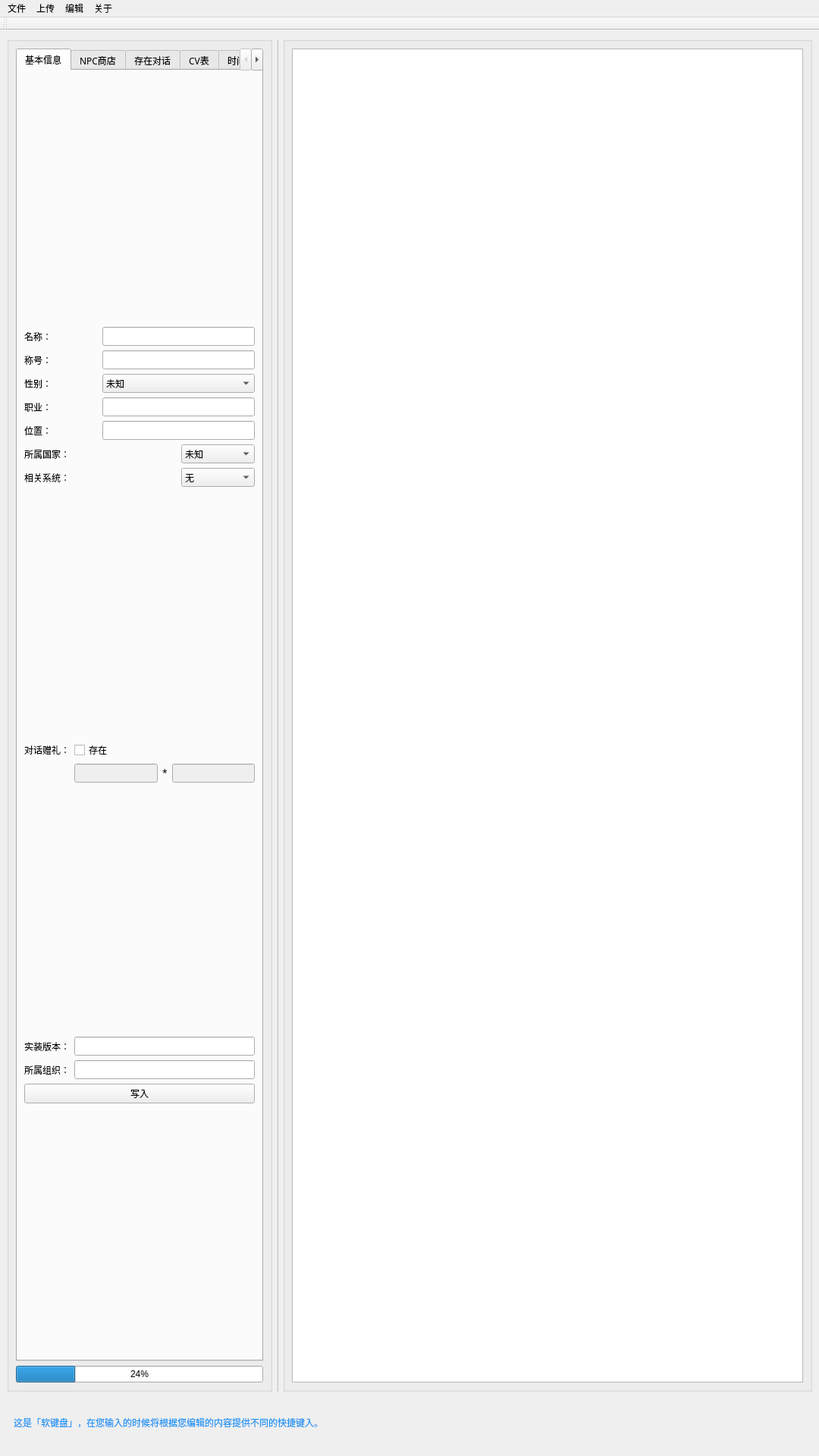
<?xml version="1.0" encoding="UTF-8"?>
<ui version="4.0">
 <class>WorkingArea</class>
 <widget class="QMainWindow" name="WorkingArea">
  <property name="geometry">
   <rect>
    <x>0</x>
    <y>0</y>
    <width>1080</width>
    <height>1920</height>
   </rect>
  </property>
  <property name="sizePolicy">
   <sizepolicy hsizetype="Minimum" vsizetype="Minimum">
    <horstretch>0</horstretch>
    <verstretch>0</verstretch>
   </sizepolicy>
  </property>
  <property name="windowTitle">
   <string>NPC图鉴编辑工具</string>
  </property>
  <property name="styleSheet">
   <string notr="true"/>
  </property>
  <widget class="QWidget" name="centralwidget">
   <property name="sizePolicy">
    <sizepolicy hsizetype="Maximum" vsizetype="Maximum">
     <horstretch>0</horstretch>
     <verstretch>0</verstretch>
    </sizepolicy>
   </property>
   <layout class="QGridLayout" name="gridLayout_2">
    <item row="0" column="0">
     <layout class="QGridLayout" name="gridLayout">
      <item row="1" column="0" colspan="3">
       <widget class="QStackedWidget" name="toolbar">
        <property name="sizePolicy">
         <sizepolicy hsizetype="MinimumExpanding" vsizetype="Preferred">
          <horstretch>0</horstretch>
          <verstretch>0</verstretch>
         </sizepolicy>
        </property>
        <property name="maximumSize">
         <size>
          <width>16777215</width>
          <height>70</height>
         </size>
        </property>
        <property name="styleSheet">
         <string notr="true"/>
        </property>
        <widget class="QWidget" name="page">
         <layout class="QGridLayout" name="gridLayout_11">
          <item row="0" column="0">
           <widget class="QLabel" name="label_27">
            <property name="styleSheet">
             <string notr="true">font: 9pt &quot;Source Han Serif SC&quot;;
color: rgb(33, 150, 243);</string>
            </property>
            <property name="text">
             <string>这是「软键盘」，在您输入的时候将根据您编辑的内容提供不同的快捷键入。</string>
            </property>
           </widget>
          </item>
         </layout>
        </widget>
        <widget class="QWidget" name="page_2"/>
       </widget>
      </item>
      <item row="0" column="2">
       <widget class="QGroupBox" name="code">
        <property name="sizePolicy">
         <sizepolicy hsizetype="Preferred" vsizetype="Preferred">
          <horstretch>0</horstretch>
          <verstretch>0</verstretch>
         </sizepolicy>
        </property>
        <property name="styleSheet">
         <string notr="true"/>
        </property>
        <property name="title">
         <string/>
        </property>
        <layout class="QGridLayout" name="gridLayout_3">
         <item row="0" column="2">
          <widget class="QTextEdit" name="code_output">
           <property name="sizePolicy">
            <sizepolicy hsizetype="Preferred" vsizetype="MinimumExpanding">
             <horstretch>0</horstretch>
             <verstretch>0</verstretch>
            </sizepolicy>
           </property>
           <property name="styleSheet">
            <string notr="true">font: 9pt &quot;Source Han Serif SC&quot;;</string>
           </property>
          </widget>
         </item>
        </layout>
       </widget>
      </item>
      <item row="0" column="0">
       <widget class="QGroupBox" name="toolbox_container">
        <property name="sizePolicy">
         <sizepolicy hsizetype="Maximum" vsizetype="Preferred">
          <horstretch>0</horstretch>
          <verstretch>0</verstretch>
         </sizepolicy>
        </property>
        <property name="maximumSize">
         <size>
          <width>350</width>
          <height>16777215</height>
         </size>
        </property>
        <property name="styleSheet">
         <string notr="true"/>
        </property>
        <property name="title">
         <string/>
        </property>
        <layout class="QGridLayout" name="gridLayout_4">
         <item row="2" column="0">
          <widget class="QProgressBar" name="progressBar">
           <property name="styleSheet">
            <string notr="true">font: 25 9pt &quot;Source Han Serif SC&quot;;</string>
           </property>
           <property name="value">
            <number>24</number>
           </property>
          </widget>
         </item>
         <item row="1" column="0">
          <widget class="QTabWidget" name="toolbox">
           <property name="sizePolicy">
            <sizepolicy hsizetype="MinimumExpanding" vsizetype="MinimumExpanding">
             <horstretch>0</horstretch>
             <verstretch>0</verstretch>
            </sizepolicy>
           </property>
           <property name="font">
            <font>
             <family>Source Han Serif SC</family>
             <pointsize>9</pointsize>
             <weight>50</weight>
             <italic>false</italic>
             <bold>false</bold>
            </font>
           </property>
           <property name="styleSheet">
            <string notr="true">font: 9pt &quot;Source Han Serif SC&quot;;</string>
           </property>
           <property name="currentIndex">
            <number>0</number>
           </property>
           <widget class="QWidget" name="basic_info">
            <attribute name="title">
             <string>基本信息</string>
            </attribute>
            <layout class="QVBoxLayout" name="verticalLayout_2">
             <item>
              <layout class="QGridLayout" name="gridLayout_5">
               <item row="0" column="0">
                <widget class="QLabel" name="label">
                 <property name="font">
                  <font>
                   <family>Source Han Serif SC</family>
                   <pointsize>9</pointsize>
                   <weight>50</weight>
                   <italic>false</italic>
                   <bold>false</bold>
                  </font>
                 </property>
                 <property name="styleSheet">
                  <string notr="true">font: 9pt &quot;Source Han Serif SC&quot;;</string>
                 </property>
                 <property name="text">
                  <string>名称：</string>
                 </property>
                </widget>
               </item>
               <item row="0" column="1" colspan="2">
                <widget class="QLineEdit" name="name_input"/>
               </item>
               <item row="1" column="0">
                <widget class="QLabel" name="label_2">
                 <property name="styleSheet">
                  <string notr="true">font: 9pt &quot;Source Han Serif SC&quot;;</string>
                 </property>
                 <property name="text">
                  <string>称号：</string>
                 </property>
                </widget>
               </item>
               <item row="1" column="1" colspan="2">
                <widget class="QLineEdit" name="nickname_input"/>
               </item>
               <item row="2" column="0">
                <widget class="QLabel" name="label_3">
                 <property name="styleSheet">
                  <string notr="true">font: 9pt &quot;Source Han Serif SC&quot;;</string>
                 </property>
                 <property name="text">
                  <string>性别：</string>
                 </property>
                </widget>
               </item>
               <item row="2" column="1" colspan="2">
                <widget class="QComboBox" name="gender_input">
                 <property name="styleSheet">
                  <string notr="true">font: 9pt &quot;Source Han Serif SC&quot;;</string>
                 </property>
                 <item>
                  <property name="text">
                   <string>未知</string>
                  </property>
                 </item>
                 <item>
                  <property name="text">
                   <string>男</string>
                  </property>
                 </item>
                 <item>
                  <property name="text">
                   <string>女</string>
                  </property>
                 </item>
                </widget>
               </item>
               <item row="3" column="0">
                <widget class="QLabel" name="label_4">
                 <property name="styleSheet">
                  <string notr="true">font: 9pt &quot;Source Han Serif SC&quot;;</string>
                 </property>
                 <property name="text">
                  <string>职业：</string>
                 </property>
                </widget>
               </item>
               <item row="3" column="1" colspan="2">
                <widget class="QLineEdit" name="job_input"/>
               </item>
               <item row="4" column="0">
                <widget class="QLabel" name="label_5">
                 <property name="styleSheet">
                  <string notr="true">font: 9pt &quot;Source Han Serif SC&quot;;</string>
                 </property>
                 <property name="text">
                  <string>位置：</string>
                 </property>
                </widget>
               </item>
               <item row="4" column="1" colspan="2">
                <widget class="QLineEdit" name="location_input"/>
               </item>
               <item row="5" column="0" colspan="2">
                <widget class="QLabel" name="label_6">
                 <property name="styleSheet">
                  <string notr="true">font: 9pt &quot;Source Han Serif SC&quot;;</string>
                 </property>
                 <property name="text">
                  <string>所属国家：</string>
                 </property>
                </widget>
               </item>
               <item row="5" column="2">
                <widget class="QComboBox" name="country_input">
                 <property name="styleSheet">
                  <string notr="true">font: 9pt &quot;Source Han Serif SC&quot;;</string>
                 </property>
                 <item>
                  <property name="text">
                   <string>未知</string>
                  </property>
                 </item>
                 <item>
                  <property name="text">
                   <string>蒙德</string>
                  </property>
                 </item>
                 <item>
                  <property name="text">
                   <string>璃月</string>
                  </property>
                 </item>
                 <item>
                  <property name="text">
                   <string>稻妻</string>
                  </property>
                 </item>
                 <item>
                  <property name="text">
                   <string>须弥</string>
                  </property>
                 </item>
                 <item>
                  <property name="text">
                   <string>枫丹</string>
                  </property>
                 </item>
                 <item>
                  <property name="text">
                   <string>纳塔</string>
                  </property>
                 </item>
                 <item>
                  <property name="text">
                   <string>至冬</string>
                  </property>
                 </item>
                </widget>
               </item>
               <item row="6" column="0" colspan="2">
                <widget class="QLabel" name="label_7">
                 <property name="styleSheet">
                  <string notr="true">font: 9pt &quot;Source Han Serif SC&quot;;</string>
                 </property>
                 <property name="text">
                  <string>相关系统：</string>
                 </property>
                </widget>
               </item>
               <item row="6" column="2">
                <widget class="QComboBox" name="system_input">
                 <property name="styleSheet">
                  <string notr="true">font: 9pt &quot;Source Han Serif SC&quot;;</string>
                 </property>
                 <item>
                  <property name="text">
                   <string>无</string>
                  </property>
                 </item>
                 <item>
                  <property name="text">
                   <string>委托</string>
                  </property>
                 </item>
                 <item>
                  <property name="text">
                   <string>声望</string>
                  </property>
                 </item>
                 <item>
                  <property name="text">
                   <string>活动</string>
                  </property>
                 </item>
                 <item>
                  <property name="text">
                   <string>商店</string>
                  </property>
                 </item>
                 <item>
                  <property name="text">
                   <string>烹饪</string>
                  </property>
                 </item>
                 <item>
                  <property name="text">
                   <string>尘歌壶</string>
                  </property>
                 </item>
                </widget>
               </item>
              </layout>
             </item>
             <item>
              <layout class="QGridLayout" name="gridLayout_6">
               <item row="0" column="0">
                <widget class="QLabel" name="label_8">
                 <property name="styleSheet">
                  <string notr="true">font: 9pt &quot;Source Han Serif SC&quot;;</string>
                 </property>
                 <property name="text">
                  <string>对话赠礼：</string>
                 </property>
                </widget>
               </item>
               <item row="0" column="1" colspan="3">
                <widget class="QCheckBox" name="exist_dialog_judge">
                 <property name="styleSheet">
                  <string notr="true">font: 9pt &quot;Source Han Serif SC&quot;;</string>
                 </property>
                 <property name="text">
                  <string>存在</string>
                 </property>
                </widget>
               </item>
               <item row="1" column="1">
                <widget class="QLineEdit" name="gift_name_input">
                 <property name="enabled">
                  <bool>false</bool>
                 </property>
                </widget>
               </item>
               <item row="1" column="2">
                <widget class="QLabel" name="label_9">
                 <property name="styleSheet">
                  <string notr="true">font: 25 9pt &quot;Source Han Serif SC&quot;;</string>
                 </property>
                 <property name="text">
                  <string>*</string>
                 </property>
                </widget>
               </item>
               <item row="1" column="3">
                <widget class="QLineEdit" name="gift_num_input">
                 <property name="enabled">
                  <bool>false</bool>
                 </property>
                </widget>
               </item>
              </layout>
             </item>
             <item>
              <layout class="QGridLayout" name="gridLayout_7">
               <item row="0" column="0">
                <widget class="QLabel" name="label_10">
                 <property name="styleSheet">
                  <string notr="true">font: 9pt &quot;Source Han Serif SC&quot;;</string>
                 </property>
                 <property name="text">
                  <string>实装版本：</string>
                 </property>
                </widget>
               </item>
               <item row="0" column="1">
                <widget class="QLineEdit" name="version_input"/>
               </item>
               <item row="1" column="0">
                <widget class="QLabel" name="label_11">
                 <property name="styleSheet">
                  <string notr="true">font: 9pt &quot;Source Han Serif SC&quot;;</string>
                 </property>
                 <property name="text">
                  <string>所属组织：</string>
                 </property>
                </widget>
               </item>
               <item row="1" column="1">
                <widget class="QLineEdit" name="org_input"/>
               </item>
               <item row="2" column="0" colspan="2">
                <widget class="QPushButton" name="write_basic_info">
                 <property name="styleSheet">
                  <string notr="true">font: 9pt &quot;Source Han Serif SC&quot;;</string>
                 </property>
                 <property name="text">
                  <string>写入</string>
                 </property>
                </widget>
               </item>
              </layout>
             </item>
            </layout>
           </widget>
           <widget class="QWidget" name="store_info">
            <attribute name="title">
             <string>NPC商店</string>
            </attribute>
            <layout class="QGridLayout" name="gridLayout_8">
             <item row="0" column="0">
              <widget class="QTabWidget" name="npc_store_container">
               <property name="styleSheet">
                <string notr="true">font: 9pt &quot;Source Han Serif SC&quot;;</string>
               </property>
               <property name="currentIndex">
                <number>0</number>
               </property>
               <widget class="QWidget" name="single_currency">
                <attribute name="title">
                 <string>通用</string>
                </attribute>
                <layout class="QVBoxLayout" name="verticalLayout">
                 <item>
                  <widget class="QCheckBox" name="store_exist_normal">
                   <property name="styleSheet">
                    <string notr="true">font: 9pt &quot;Source Han Serif SC&quot;;</string>
                   </property>
                   <property name="text">
                    <string>存在商店</string>
                   </property>
                  </widget>
                 </item>
                 <item>
                  <layout class="QGridLayout" name="gridLayout_9">
                   <item row="0" column="0">
                    <widget class="QLabel" name="label_12">
                     <property name="font">
                      <font>
                       <family>Source Han Serif SC</family>
                       <pointsize>9</pointsize>
                       <weight>50</weight>
                       <italic>false</italic>
                       <bold>false</bold>
                      </font>
                     </property>
                     <property name="styleSheet">
                      <string notr="true">font: 9pt &quot;Source Han Serif SC&quot;;</string>
                     </property>
                     <property name="text">
                      <string>商品名：</string>
                     </property>
                    </widget>
                   </item>
                   <item row="0" column="1">
                    <widget class="QLineEdit" name="commodity_name_input">
                     <property name="enabled">
                      <bool>false</bool>
                     </property>
                    </widget>
                   </item>
                   <item row="1" column="0">
                    <widget class="QLabel" name="label_13">
                     <property name="styleSheet">
                      <string notr="true">font: 9pt &quot;Source Han Serif SC&quot;;</string>
                     </property>
                     <property name="text">
                      <string>最小销售单元：</string>
                     </property>
                    </widget>
                   </item>
                   <item row="1" column="1">
                    <widget class="QLineEdit" name="min_sale_unit_input">
                     <property name="enabled">
                      <bool>false</bool>
                     </property>
                    </widget>
                   </item>
                   <item row="2" column="0">
                    <widget class="QLabel" name="label_14">
                     <property name="styleSheet">
                      <string notr="true">font: 9pt &quot;Source Han Serif SC&quot;;</string>
                     </property>
                     <property name="text">
                      <string>交换物：</string>
                     </property>
                    </widget>
                   </item>
                   <item row="2" column="1">
                    <widget class="QLineEdit" name="exchanger_norm_input">
                     <property name="enabled">
                      <bool>false</bool>
                     </property>
                    </widget>
                   </item>
                   <item row="3" column="0">
                    <widget class="QLabel" name="label_15">
                     <property name="styleSheet">
                      <string notr="true">font: 9pt &quot;Source Han Serif SC&quot;;</string>
                     </property>
                     <property name="text">
                      <string>价格：</string>
                     </property>
                    </widget>
                   </item>
                   <item row="3" column="1">
                    <widget class="QLineEdit" name="price_norm_input">
                     <property name="enabled">
                      <bool>false</bool>
                     </property>
                    </widget>
                   </item>
                   <item row="4" column="0">
                    <widget class="QLabel" name="label_16">
                     <property name="styleSheet">
                      <string notr="true">font: 9pt &quot;Source Han Serif SC&quot;;</string>
                     </property>
                     <property name="text">
                      <string>限购：</string>
                     </property>
                    </widget>
                   </item>
                   <item row="4" column="1">
                    <widget class="QLineEdit" name="limit_quantity_input">
                     <property name="enabled">
                      <bool>false</bool>
                     </property>
                    </widget>
                   </item>
                   <item row="5" column="0">
                    <widget class="QLabel" name="label_17">
                     <property name="styleSheet">
                      <string notr="true">font: 9pt &quot;Source Han Serif SC&quot;;</string>
                     </property>
                     <property name="text">
                      <string>刷新时间：</string>
                     </property>
                    </widget>
                   </item>
                   <item row="5" column="1">
                    <widget class="QLineEdit" name="refresh_time_input">
                     <property name="enabled">
                      <bool>false</bool>
                     </property>
                    </widget>
                   </item>
                   <item row="6" column="0">
                    <widget class="QLabel" name="label_18">
                     <property name="styleSheet">
                      <string notr="true">font: 9pt &quot;Source Han Serif SC&quot;;</string>
                     </property>
                     <property name="text">
                      <string>限制：</string>
                     </property>
                    </widget>
                   </item>
                   <item row="6" column="1">
                    <widget class="QLineEdit" name="etc_limit_input">
                     <property name="enabled">
                      <bool>false</bool>
                     </property>
                    </widget>
                   </item>
                   <item row="7" column="0" colspan="2">
                    <widget class="QPushButton" name="store_write_and_enter">
                     <property name="enabled">
                      <bool>false</bool>
                     </property>
                     <property name="styleSheet">
                      <string notr="true">font: 9pt &quot;Source Han Serif SC&quot;;</string>
                     </property>
                     <property name="text">
                      <string>写入，然后换行</string>
                     </property>
                    </widget>
                   </item>
                   <item row="8" column="0" colspan="2">
                    <widget class="QPushButton" name="store_end_task">
                     <property name="styleSheet">
                      <string notr="true">font: 9pt &quot;Source Han Serif SC&quot;;</string>
                     </property>
                     <property name="text">
                      <string>写入，结束处理</string>
                     </property>
                    </widget>
                   </item>
                  </layout>
                 </item>
                </layout>
               </widget>
               <widget class="QWidget" name="multi_currency">
                <attribute name="title">
                 <string>多交换物模式（实验性）</string>
                </attribute>
                <layout class="QVBoxLayout" name="verticalLayout_3">
                 <item>
                  <widget class="QCheckBox" name="multi_mod_support_on">
                   <property name="styleSheet">
                    <string notr="true">font: 9pt &quot;Source Han Serif SC&quot;;</string>
                   </property>
                   <property name="text">
                    <string>启用</string>
                   </property>
                  </widget>
                 </item>
                 <item>
                  <layout class="QGridLayout" name="gridLayout_10">
                   <item row="0" column="0">
                    <widget class="QLabel" name="label_19">
                     <property name="styleSheet">
                      <string notr="true">font: 9pt &quot;Source Han Serif SC&quot;;</string>
                     </property>
                     <property name="text">
                      <string>交换物1:</string>
                     </property>
                    </widget>
                   </item>
                   <item row="0" column="1">
                    <widget class="QLineEdit" name="multi_exchange_one_input">
                     <property name="enabled">
                      <bool>false</bool>
                     </property>
                     <property name="styleSheet">
                      <string notr="true">font: 25 9pt &quot;Source Han Serif SC&quot;;</string>
                     </property>
                    </widget>
                   </item>
                   <item row="1" column="0">
                    <widget class="QLabel" name="label_20">
                     <property name="styleSheet">
                      <string notr="true">font: 9pt &quot;Source Han Serif SC&quot;;</string>
                     </property>
                     <property name="text">
                      <string>交换物1需求量:</string>
                     </property>
                    </widget>
                   </item>
                   <item row="1" column="1">
                    <widget class="QLineEdit" name="multi_price_one_input">
                     <property name="enabled">
                      <bool>false</bool>
                     </property>
                     <property name="styleSheet">
                      <string notr="true">font: 25 9pt &quot;Source Han Serif SC&quot;;</string>
                     </property>
                    </widget>
                   </item>
                   <item row="2" column="0">
                    <widget class="QLabel" name="label_22">
                     <property name="styleSheet">
                      <string notr="true">font: 9pt &quot;Source Han Serif SC&quot;;</string>
                     </property>
                     <property name="text">
                      <string>交换物2:</string>
                     </property>
                    </widget>
                   </item>
                   <item row="2" column="1">
                    <widget class="QLineEdit" name="multi_exchange_two_input">
                     <property name="enabled">
                      <bool>false</bool>
                     </property>
                     <property name="styleSheet">
                      <string notr="true">font: 25 9pt &quot;Source Han Serif SC&quot;;</string>
                     </property>
                    </widget>
                   </item>
                   <item row="3" column="0">
                    <widget class="QLabel" name="label_21">
                     <property name="styleSheet">
                      <string notr="true">font: 9pt &quot;Source Han Serif SC&quot;;</string>
                     </property>
                     <property name="text">
                      <string>交换物2需求量:</string>
                     </property>
                    </widget>
                   </item>
                   <item row="3" column="1">
                    <widget class="QLineEdit" name="multi_price_two_input">
                     <property name="enabled">
                      <bool>false</bool>
                     </property>
                     <property name="styleSheet">
                      <string notr="true">font: 25 9pt &quot;Source Han Serif SC&quot;;</string>
                     </property>
                    </widget>
                   </item>
                   <item row="4" column="0">
                    <widget class="QLabel" name="label_23">
                     <property name="styleSheet">
                      <string notr="true">font: 9pt &quot;Source Han Serif SC&quot;;</string>
                     </property>
                     <property name="text">
                      <string>交换物3:</string>
                     </property>
                    </widget>
                   </item>
                   <item row="4" column="1">
                    <widget class="QLineEdit" name="multi_exchange_three_input">
                     <property name="enabled">
                      <bool>false</bool>
                     </property>
                     <property name="styleSheet">
                      <string notr="true">font: 25 9pt &quot;Source Han Serif SC&quot;;</string>
                     </property>
                    </widget>
                   </item>
                   <item row="5" column="0">
                    <widget class="QLabel" name="label_24">
                     <property name="styleSheet">
                      <string notr="true">font: 9pt &quot;Source Han Serif SC&quot;;</string>
                     </property>
                     <property name="text">
                      <string>交换物3需求量:</string>
                     </property>
                    </widget>
                   </item>
                   <item row="5" column="1">
                    <widget class="QLineEdit" name="multi_price_three_input">
                     <property name="enabled">
                      <bool>false</bool>
                     </property>
                     <property name="styleSheet">
                      <string notr="true">font: 25 9pt &quot;Source Han Serif SC&quot;;</string>
                     </property>
                    </widget>
                   </item>
                   <item row="6" column="0">
                    <widget class="QLabel" name="label_26">
                     <property name="styleSheet">
                      <string notr="true">font: 9pt &quot;Source Han Serif SC&quot;;</string>
                     </property>
                     <property name="text">
                      <string>交换物4:</string>
                     </property>
                    </widget>
                   </item>
                   <item row="6" column="1">
                    <widget class="QLineEdit" name="multi_exchange_four_input">
                     <property name="enabled">
                      <bool>false</bool>
                     </property>
                     <property name="styleSheet">
                      <string notr="true">font: 25 9pt &quot;Source Han Serif SC&quot;;</string>
                     </property>
                    </widget>
                   </item>
                   <item row="7" column="0">
                    <widget class="QLabel" name="label_25">
                     <property name="styleSheet">
                      <string notr="true">font: 9pt &quot;Source Han Serif SC&quot;;</string>
                     </property>
                     <property name="text">
                      <string>交换物4需求量:</string>
                     </property>
                    </widget>
                   </item>
                   <item row="7" column="1">
                    <widget class="QLineEdit" name="multi_price_four_input">
                     <property name="enabled">
                      <bool>false</bool>
                     </property>
                     <property name="styleSheet">
                      <string notr="true">font: 25 9pt &quot;Source Han Serif SC&quot;;</string>
                     </property>
                    </widget>
                   </item>
                  </layout>
                 </item>
                 <item>
                  <widget class="QPushButton" name="back_to_npc_store_normal_mode">
                   <property name="enabled">
                    <bool>false</bool>
                   </property>
                   <property name="styleSheet">
                    <string notr="true">font: 9pt &quot;Source Han Serif SC&quot;;</string>
                   </property>
                   <property name="text">
                    <string>返回编辑</string>
                   </property>
                  </widget>
                 </item>
                </layout>
               </widget>
              </widget>
             </item>
            </layout>
           </widget>
           <widget class="QWidget" name="NPCDialog">
            <attribute name="title">
             <string>存在对话</string>
            </attribute>
           </widget>
           <widget class="QWidget" name="cv_table">
            <attribute name="title">
             <string>CV表</string>
            </attribute>
           </widget>
           <widget class="QWidget" name="time_and_place">
            <attribute name="title">
             <string>时间地点</string>
            </attribute>
           </widget>
           <widget class="QWidget" name="extras">
            <attribute name="title">
             <string>杂项</string>
            </attribute>
           </widget>
           <widget class="QWidget" name="end_of_editing">
            <attribute name="title">
             <string>结束编辑</string>
            </attribute>
           </widget>
          </widget>
         </item>
        </layout>
       </widget>
      </item>
      <item row="0" column="1">
       <widget class="QGroupBox" name="spacer">
        <property name="sizePolicy">
         <sizepolicy hsizetype="Maximum" vsizetype="Preferred">
          <horstretch>0</horstretch>
          <verstretch>0</verstretch>
         </sizepolicy>
        </property>
        <property name="maximumSize">
         <size>
          <width>2</width>
          <height>16777215</height>
         </size>
        </property>
        <property name="styleSheet">
         <string notr="true">border-image: url(:/ui/resources/ui/spacer_bg.png);</string>
        </property>
        <property name="title">
         <string/>
        </property>
       </widget>
      </item>
     </layout>
    </item>
   </layout>
  </widget>
  <widget class="QMenuBar" name="menubar">
   <property name="geometry">
    <rect>
     <x>0</x>
     <y>0</y>
     <width>1080</width>
     <height>25</height>
    </rect>
   </property>
   <widget class="QMenu" name="menu">
    <property name="title">
     <string>文件</string>
    </property>
    <addaction name="open_document"/>
    <addaction name="save"/>
    <addaction name="save_as"/>
   </widget>
   <widget class="QMenu" name="menu_2">
    <property name="title">
     <string>上传</string>
    </property>
    <addaction name="upload_avatar"/>
    <addaction name="upload_model"/>
    <addaction name="upload_npc_location"/>
   </widget>
   <widget class="QMenu" name="menu_3">
    <property name="title">
     <string>编辑</string>
    </property>
   </widget>
   <widget class="QMenu" name="menu_4">
    <property name="title">
     <string>关于</string>
    </property>
    <addaction name="actionAbout_This_allication"/>
    <addaction name="actionAbout_Qt"/>
    <addaction name="actionChangelog"/>
    <addaction name="separator"/>
    <addaction name="show_license"/>
   </widget>
   <addaction name="menu"/>
   <addaction name="menu_2"/>
   <addaction name="menu_3"/>
   <addaction name="menu_4"/>
  </widget>
  <widget class="QToolBar" name="toolBar">
   <property name="windowTitle">
    <string>toolBar</string>
   </property>
   <attribute name="toolBarArea">
    <enum>TopToolBarArea</enum>
   </attribute>
   <attribute name="toolBarBreak">
    <bool>false</bool>
   </attribute>
  </widget>
  <action name="upload_avatar">
   <property name="text">
    <string>上传头像</string>
   </property>
   <property name="toolTip">
    <string>上传NPC头像，要求为125*125 px。</string>
   </property>
   <property name="shortcut">
    <string>Alt+A</string>
   </property>
  </action>
  <action name="upload_model">
   <property name="text">
    <string>上传建模</string>
   </property>
   <property name="toolTip">
    <string>上传NPC建模，要求为240*500px。</string>
   </property>
   <property name="shortcut">
    <string>Alt+M</string>
   </property>
  </action>
  <action name="upload_npc_location">
   <property name="text">
    <string>上传位置</string>
   </property>
   <property name="toolTip">
    <string>上传NPC位置，对大小没有特别要求，但请尽量保持比例为16:9</string>
   </property>
   <property name="shortcut">
    <string>Alt+L</string>
   </property>
  </action>
  <action name="open_document">
   <property name="text">
    <string>打开</string>
   </property>
   <property name="toolTip">
    <string>打开一个NPC文档</string>
   </property>
   <property name="shortcut">
    <string>Alt+O</string>
   </property>
  </action>
  <action name="save">
   <property name="text">
    <string>保存</string>
   </property>
   <property name="toolTip">
    <string>保存您的工作到一个文件，如果是已打开的文件或之前已保存过，将保存到该文件</string>
   </property>
   <property name="shortcut">
    <string>Alt+S</string>
   </property>
  </action>
  <action name="save_as">
   <property name="text">
    <string>另存为</string>
   </property>
   <property name="toolTip">
    <string>另行保存您的副本到另外的文档</string>
   </property>
  </action>
  <action name="actionAbout_This_allication">
   <property name="text">
    <string>About This allication</string>
   </property>
  </action>
  <action name="actionAbout_Qt">
   <property name="text">
    <string>About Qt</string>
   </property>
  </action>
  <action name="show_license">
   <property name="text">
    <string>许可证</string>
   </property>
   <property name="toolTip">
    <string>显示许可证</string>
   </property>
   <property name="shortcut">
    <string>Alt+Space</string>
   </property>
  </action>
  <action name="actionChangelog">
   <property name="text">
    <string>Changelog</string>
   </property>
  </action>
 </widget>
 <resources/>
 <connections/>
</ui>
